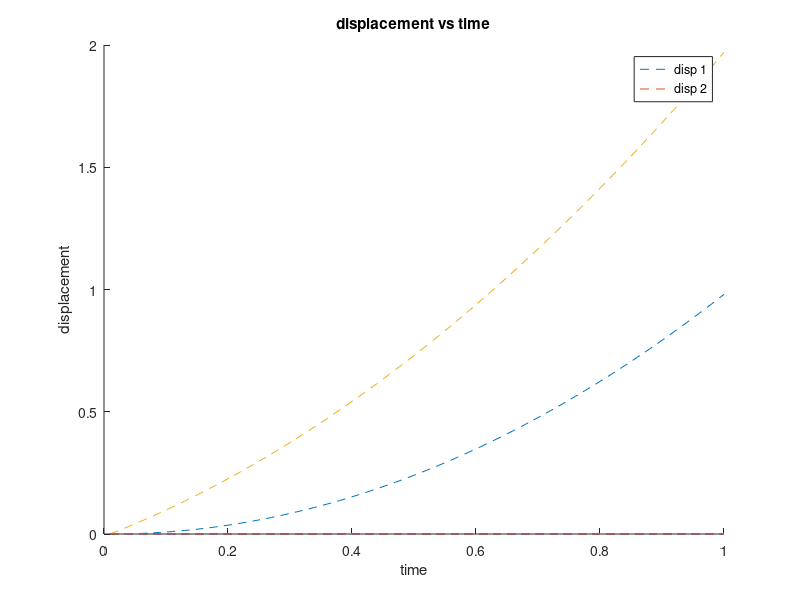

The MATLAB script that drew this image:
%%%%%%%%%
% Homework 3 Problem 1: Solve the following problem using a newton raphson
% solver and incremental loading.
%
%%%%%%%%%
clear all
close all
clc
%Initialization
ToL = 1.e-4;
d = zeros(2,1);
d1 = d(1);d2=d(2);

%Incremental Loading
loading_steps = 100;
d1_total = zeros(loading_steps);
%d1_total(1) = 0.0;
d2_total = zeros(loading_steps);
%d2_total(1) = 0.0;
t = linspace(1/loading_steps,1,loading_steps);
pt = 1;%pseudo time
nr_iters_final = zeros(100,1);

while (pt<loading_steps)
    Fext = [t(pt);t(pt)+2*t(pt)^2+2*t(pt)^3];
    %Newton Raphson Solver
    rnorm = 100;
    nriter = 0;
    while (rnorm>ToL)
        %disp(nriter)
        Fint = [d2-d1;d2+d2^2-d1^2];
        Constan = [-1 1; -2*d1 1+2*d2];
        Residual = Fext - Fint;
        %disp(Residual)
        if (nriter == 0)
            deltad0 = inv(Constan)*Residual;
            Residual0 = Residual;
        end
        deltad = inv(Constan)*Residual;
        d = d + deltad;
        nriter = nriter + 1;
        rnorm = norm(deltad'*Residual)/norm(deltad0'*Residual0);
        d1 = d(1);d2 = d(2);
    end
    %disp(d1);disp(d2);
    pt = pt + 1;
    d1_total(pt) = d1;
    d2_total(pt) = d2;
    nr_iters_final(pt) = nriter;
end  

h = figure;
hold;
plot(t,d1_total,'--')
plot(t,d2_total,'--')
title('displacement vs time')
xlabel('time')
ylabel('displacement')
xlim([0,1])
legend('disp 1','disp 2')
saveas(h,'problem1.png')
        
        